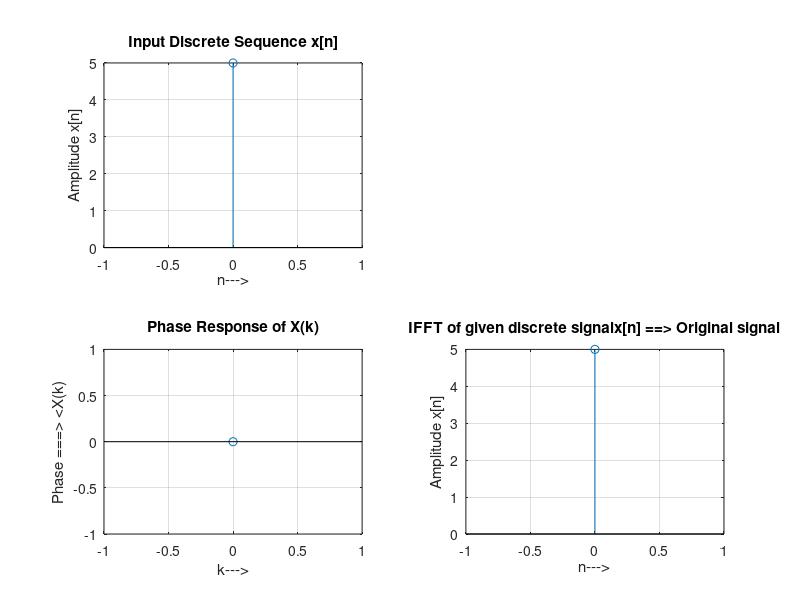

This chart was generated by the following MATLAB code:
clc;
close all;
clear all;
 x = input('Enter the discrete sequence');
 N= length(x);
 
 Xk = fft(x,N);
 xn = ifft(Xk);
 disp('FFT of x[n] = X(k) = ');
 disp(Xk);
 
 disp('FFT of X(k) = x[n] = ');
 disp(xn);
 n = 0:N-1;
 subplot(2,2,1);
 stem(n,x);
 xlabel('n--->');
 ylabel('Amplitude x[n]');
 title('Input Discrete Sequence x[n]');
 grid on;
 
 subplot(2,2,3);
 stem(n,angle(Xk));
 xlabel('k--->');
 ylabel('Phase ===> <X(k)');
 title('Phase Response of X(k)');
 grid on;
 
 subplot(2,2,4);
 stem(n,xn);
 xlabel('n--->');
 ylabel('Amplitude x[n]');
 title('IFFT of given discrete signalx[n] ==> Original signal');
 grid on;

%Enter the discrete sequence [2 -3 4 5 6 8 9 -4]
%FFT of x[n] = X(k) =
% Columns 1 through 4:

%   27.0000 +       0i  -18.1421 +  6.4142i   -5.0000 -  4.0000i   10.1421 -  3.5858i

% Columns 5 through 8:

%   15.0000 +       0i   10.1421 +  3.5858i   -5.0000 +  4.0000i  -18.1421 -  6.4142i
%FFT of X(k) = x[n] =
%   2  -3   4   5   6   8   9  -4